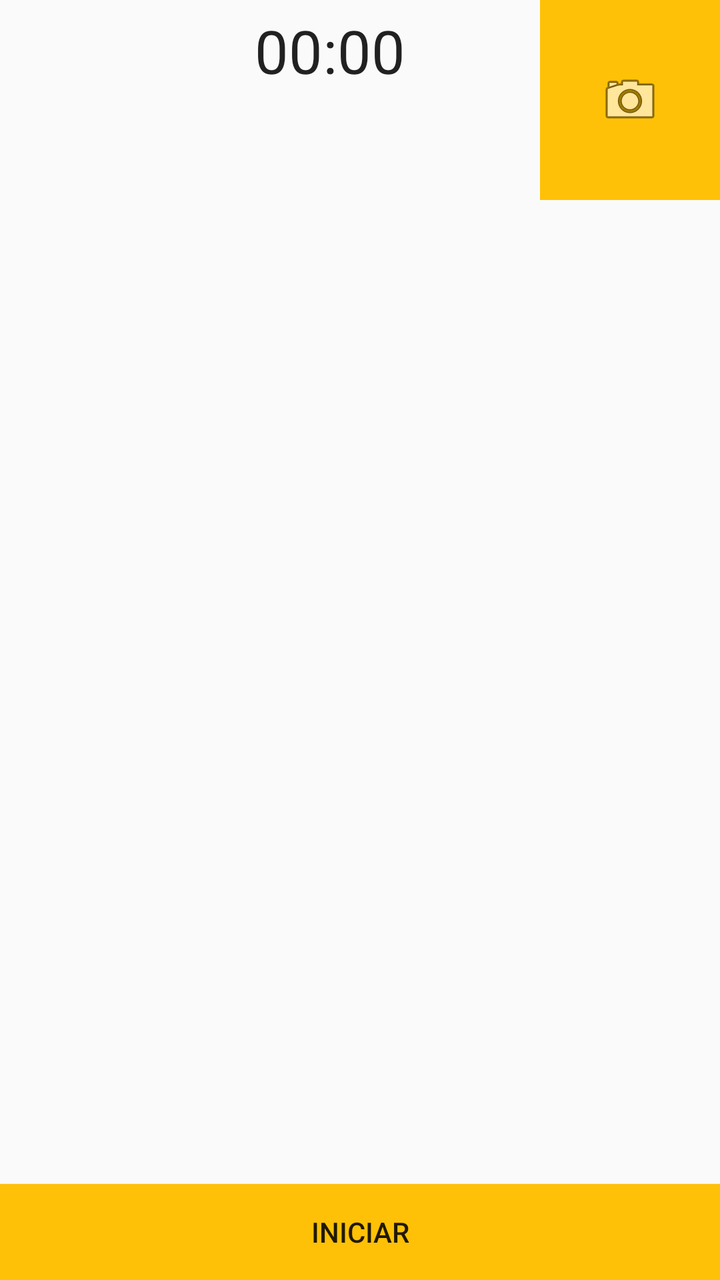
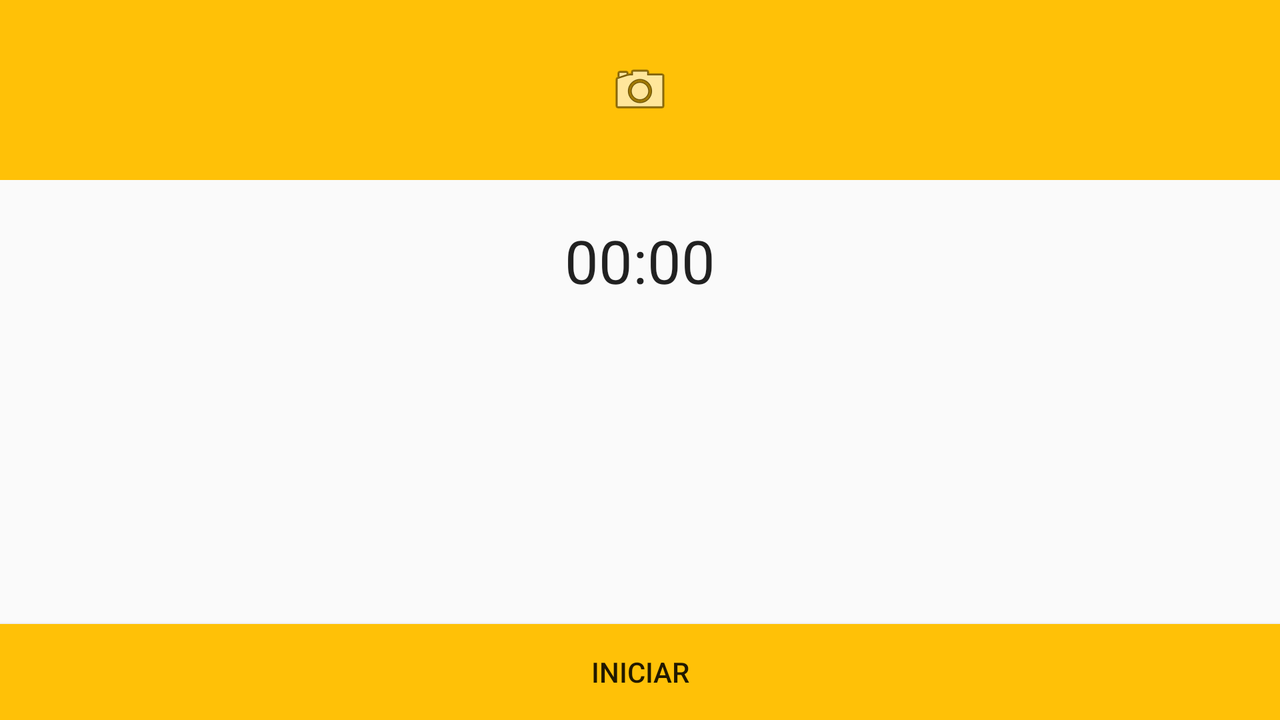

Compare how this app lays out the same screen by default and in its alternative resource folder. The renders come first, then the two layout files and the values they reference.
<!-- AndroidManifest.xml: application theme AppTheme -->
<!-- res/layout/fragment_maps_environment.xml -->
<FrameLayout xmlns:android="http://schemas.android.com/apk/res/android"
    xmlns:tools="http://schemas.android.com/tools"
    android:layout_width="match_parent"
    android:layout_height="match_parent"
    android:layout_weight="1"
    tools:context="com.marcostoral.keepmoving.fragments.MapsEnvironmentFragment">

    
    <LinearLayout
        android:layout_width="match_parent"
        android:layout_height="100dp"
        android:orientation="horizontal">

        <ImageView
            android:id="@+id/ivCurrentType"
            android:layout_gravity="center"
            android:layout_width="60dp"
            android:layout_height="60dp"
            android:padding="5dp"
            />


        <LinearLayout
        android:layout_width="0dp"
        android:layout_height="100dp"
        android:layout_weight="60"
        android:orientation="vertical">

            <Chronometer
                android:id="@+id/chrono"
                android:layout_width="match_parent"
                android:layout_height="wrap_content"
                android:textSize="30sp"
                android:textAlignment="center"
                android:padding="5dp"
                />

             <TextView
                 android:textSize="20sp"
                 android:textAlignment="center"
                 android:gravity="center_vertical"
                 android:layout_width="match_parent"
                 android:layout_height="match_parent"
                 android:id="@+id/tvCurrentDistance"
                 />

        </LinearLayout>

        <ImageButton
            android:layout_width="90dp"
            android:layout_height="match_parent"
            android:src="@android:drawable/ic_menu_camera"
            android:background="@color/colorAccent"
            android:id="@+id/ibWaypoint"
            android:contentDescription="@string/caputure_waypoint" />
    </LinearLayout>

    <Button
        android:text="@string/start"
        android:layout_width="match_parent"
        android:layout_height="wrap_content"
        android:id="@+id/btnStart"
        android:visibility="visible"
        android:background="@color/colorAccent"
        android:layout_gravity="bottom"
        />
    <Button
        android:text="@string/stop"
        android:layout_width="match_parent"
        android:layout_height="wrap_content"
        android:id="@+id/btnStop"
        android:visibility="invisible"
        android:background="@color/colorAccent"
        android:layout_gravity="bottom"
        />


</FrameLayout>
<!-- resources referenced by this layout -->
<resources>
  <color name="colorAccent">#ffc107</color>
  <string name="caputure_waypoint">Genera punto de interés</string>
  <string name="start">Iniciar</string>
  <string name="stop">Detener</string>
  <style name="AppTheme" parent="Theme.AppCompat.Light.DarkActionBar">
          
          <item name="colorPrimary">@color/colorPrimary</item>
          <item name="colorPrimaryDark">@color/colorPrimaryDark</item>
          <item name="colorAccent">@color/colorAccent</item>
      </style>
  <color name="colorPrimary">#795548</color>
  <color name="colorPrimaryDark">#5D4037</color>
</resources>
<!-- res/layout-land/fragment_maps_environment.xml (the author's variant of the layout above) -->
<!-- drawn on the phone turned sideways -->
<FrameLayout xmlns:android="http://schemas.android.com/apk/res/android"
    xmlns:tools="http://schemas.android.com/tools"
    android:layout_width="match_parent"
    android:layout_height="match_parent"
    android:layout_weight="1"
    tools:context="com.marcostoral.keepmoving.fragments.MapsEnvironmentFragment">

    
    <LinearLayout
        android:layout_width="match_parent"
        android:layout_height="match_parent"
        android:layout_gravity="right"
        android:orientation="vertical"
       >

        <ImageButton
            android:layout_width="match_parent"
            android:layout_height="90dp"
            android:src="@android:drawable/ic_menu_camera"
            android:background="@color/colorAccent"
            android:id="@+id/ibWaypoint"
            android:contentDescription="@string/caputure_waypoint" />

        <TextView
            android:layout_width="match_parent"
            android:layout_height="15sp"
            />

        <ImageView
            android:id="@+id/ivCurrentType"
            android:layout_width="wrap_content"
            android:layout_height="wrap_content"
            android:layout_gravity="center"
            />

        <Chronometer
            android:id="@+id/chrono"
            android:layout_width="match_parent"
            android:layout_height="60dp"
            android:layout_gravity="center"
            android:textSize="30sp"
            android:textAlignment="center"
            android:padding="5dp"
            />

        <TextView
            android:textSize="18sp"
            android:textAlignment="center"
            android:layout_gravity="center"
            android:layout_width="match_parent"
            android:layout_height="30sp"
            android:id="@+id/tvCurrentDistance"
            />

        <FrameLayout
            android:layout_width="match_parent"
            android:layout_height="match_parent"
            android:layout_gravity="bottom"
            >

            <Button
                android:text="@string/start"
                android:layout_width="match_parent"
                android:layout_height="wrap_content"
                android:id="@+id/btnStart"
                android:visibility="visible"
                android:background="@color/colorAccent"
                android:layout_gravity="bottom"
                />
            <Button
                android:text="@string/stop"
                android:layout_width="match_parent"
                android:layout_height="wrap_content"
                android:id="@+id/btnStop"
                android:visibility="invisible"
                android:background="@color/colorAccent"
                android:layout_gravity="bottom"
                />
        </FrameLayout>

    </LinearLayout>

</FrameLayout>
